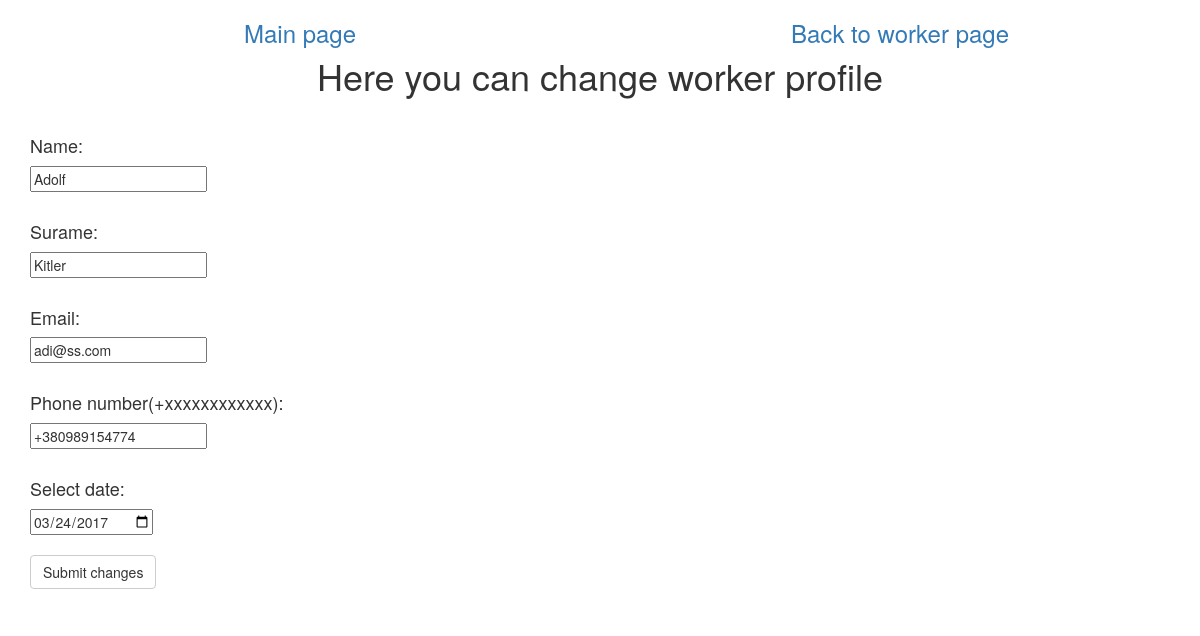
Before: /workers/1/change with the older database file.
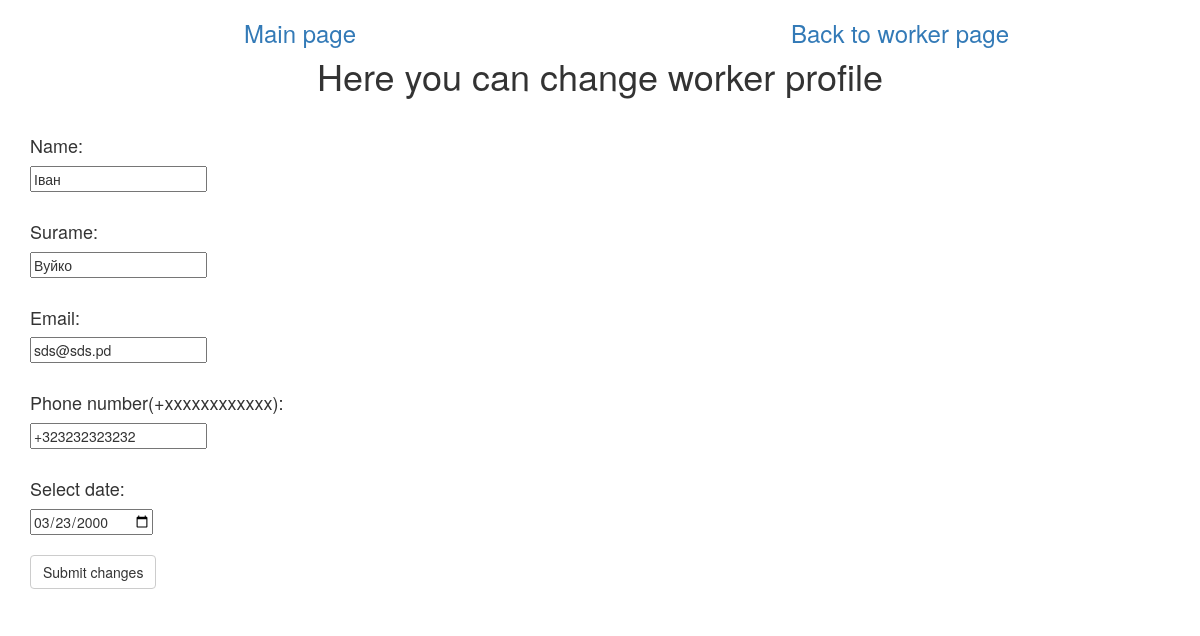
After: the same page with the newer database file.
### models.py (models this page shows, shortened)
class Worker(db.Model):
    __tablename__ = "worker"
    id = db.Column(db.Integer, primary_key=True)
    name = db.Column(db.String, nullable=False)
    surname = db.Column(db.String, nullable=False)
    email = db.Column(db.String, unique=True, nullable=False)
    phone = db.Column(db.String, unique=True, nullable=False)
    bdate = db.Column(db.DateTime, nullable=False)  # birth date
    edate = db.Column(db.DateTime)  # employment date
    idp = db.Column(db.Integer, db.ForeignKey('position.id'))  # id of position
    ishead = db.Column(db.Boolean, default=False)  # is this head of depatment?

### workers/workers.py (the view, shortened to what this page needs)
@workers_blueprint.route('/<workerid>/change', methods=['GET', 'POST'])
def changeworker(workerid):
    worker = Worker.query.filter_by(id=workerid).first()
    dt = datetime.date(worker.bdate)
    return render_template('change_worker.html', worker=worker, dt=dt)

### templates/change_worker.html (shortened to what this page needs)
<!DOCTYPE html>
<html>
  <head>
    <link href="/static/bootstrap.min.css" rel="stylesheet" media="screen">
  </head>
  <body>
    <div class="col-sm-6"><h3 class="text-center"><a href="/">Main page</a></h3></div>
    <div class="col-sm-6"><h3 class="text-center"><a href="/workers/{{ worker.id }}">Back to worker page</a></h3></div>
    <div class="container">
      <h1 class="text-center">Here you can change worker profile</h1>
      <br>
      <form action="" method="post">
        <h4>Name:</h4>
        <input type="text" name="name" value="{{ worker.name }}" required> <br><br>
        <h4>Surame:</h4>
        <input type="text" name="surname" value="{{ worker.surname }}" required> <br><br>
        <h4>Email:</h4>
        <input type="email" name="email" value="{{ worker.email }}" required> <br><br>
        <h4>Phone number(+xxxxxxxxxxxx):</h4>
        <input type="tel" pattern="^\+\d{12}$" name="phone" value="{{ worker.phone }}" required> <br><br>
        <h4>Select date:</h4>
        <input type="date" name="bdate" value="{{ dt }}" required> <br><br>
        <input class="btn btn-default" type="submit" value="Submit changes">
      </form><br>
    </div>
  </body>
</html>

Changed rows visible on the page:
changed Worker: name "Adolf" → "Іван"; surname "Kitler" → "Вуйко"; email "adi@ss.com" → "sds@sds.pd"; phone "+380989154774" → "+323232323232"
Other visible differences:
form field bdate: "03/24/2017" → "03/23/2000"
